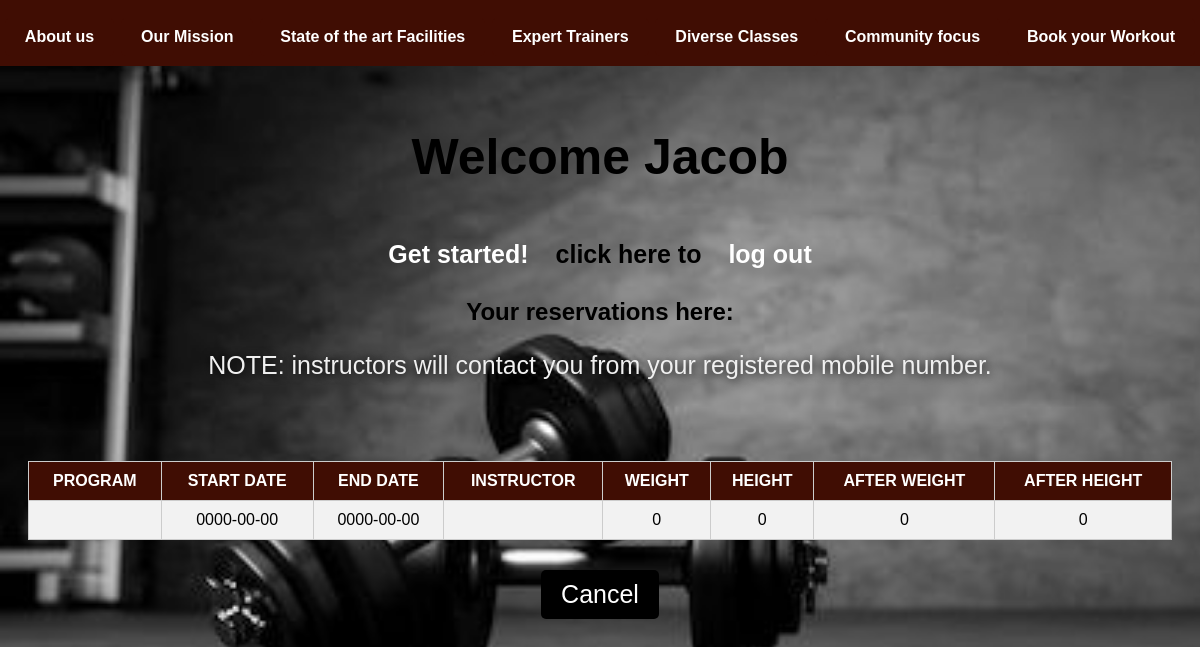
The page /welcome.php (signed in) on the database its author committed.
### tables this page shows
CREATE TABLE `users` (
  `id` int(255) NOT NULL,
  `name` varchar(100) NOT NULL,
  `lname` varchar(120) NOT NULL,
  `gender` text NOT NULL,
  `username` varchar(120) NOT NULL,
  `password` varchar(120) NOT NULL,
  `email` varchar(120) NOT NULL,
  `contactnumber` varchar(11) NOT NULL,
  `usertype` varchar(100) NOT NULL,
  `date_created` timestamp NOT NULL DEFAULT current_timestamp() ON UPDATE current_timestamp(),
  `program` varchar(55) NOT NULL,
  `start_date` date NOT NULL,
  `end_date` date NOT NULL,
  `instructor` varchar(100) NOT NULL,
  `before_weightkg` int(254) NOT NULL,
  `before_heightkg` int(254) NOT NULL,
  `after_weightkg` int(254) NOT NULL,
  `after_heightkg` int(254) NOT NULL
);

### welcome.php (the view, shortened to what this page needs)
<?php
$servername = "localhost";
$username = "root";
$password = "";
$database = "gym_reservation";
$link = mysqli_connect($servername, $username, $password, $database);
?>
<html lang="en">
    <link rel="stylesheet" href="welcome.css">
<head>
</head>
<header>
    <nav>
            <a class="third" href="about.html" class="btn">About us</a>
            <a class="fourth" href="mission.html" class="btn">Our Mission</a>
            <a class="fifth" href="state.html" class="btn">State of the art Facilities</a>
            <a  class= "sixth"href="trainers.html" class="btn">Expert Trainers</a>
            <a class="seventh" href="diverse.html" class="btn">Diverse Classes</a>
            <a  class= "eight"href="community.html" class="btn">Community focus</a>
            <a class= "ninth"href="reservation_page.php" class="btn">Book your Workout</a>
    </nav>
</header>
<body>
    <br><br><br><br>
<h1> Welcome <?php echo $_SESSION['username']; ?></h1>
<div class="mamamo">
<a type= "button" href="reservation_page.php">Get started!</a>
click here to <a href="logout.php">log out</a>
</div>
<h2>Your reservations here:</h2>
<p>NOTE: instructors will contact you from your registered mobile number.</p>
<br><br>
<?php
$unamestring = $_SESSION['username'];
    $res=mysqli_query($link, "select * from users where username = '$unamestring'");
    echo "<table border=1>";
    echo "<tr>";
        echo "<th>"; echo "PROGRAM"; echo "</th>";
        echo "<th>"; echo "START DATE"; echo "</th>";
        echo "<th>"; echo "END DATE"; echo "</th>";
        echo "<th>"; echo "INSTRUCTOR"; echo "</th>";
        echo "<th>"; echo "WEIGHT"; echo "</th>";
        echo "<th>"; echo "HEIGHT"; echo "</th>";
        echo "<th>"; echo "AFTER WEIGHT"; echo "</th>";
        echo "<th>"; echo "AFTER HEIGHT"; echo "</th>";
        echo "</tr>";
        while($row=mysqli_fetch_array ($res))
        {
        echo "<tr>";
        echo "<td>"; echo $row["program"]; echo "</td>";
        echo "<td>"; echo $row["start_date"]; echo "</td>";
        echo "<td>"; echo $row["end_date"]; echo "</td>";
        echo "<td>"; echo $row["instructor"]; echo "</td>";
        echo "<td>"; echo $row["before_weightkg"]; echo "</td>";
        echo "<td>"; echo $row["before_heightkg"]; echo "</td>";
        echo "<td>"; echo $row["after_weightkg"]; echo "</td>";
        echo "<td>"; echo $row["after_heightkg"]; echo "</td>";
        echo "</tr>";
        }
        echo "</table>";
?>
<form method = "POST">
<input type="submit" name = "remove_reservation" value = "Cancel">
</form>
</body>
</html>

### welcome.css (style rules this page uses)
body { font-family: Arial, sans-serif; background-color: #f0f0f0; padding: 20px; text-align: center; background-image: url(gym2.jpg); background-size: cover; }
header { background-color: #400d03; margin: -30px; }
nav { display: flex; justify-content: space-evenly; padding: 10px 0; }
nav a { padding: 10px 20px; text-decoration: none; background-color: #400d03; color: white; font-size: 16px; }
h1 { color: #000000; margin-top: 20px; font-size: 50px; }
a { text-decoration: none; color: #ffffff; font-weight: bold; margin-top: 10px; display: inline-block; padding: 10px 20px; border-radius: 5px; transition: background-color 0.3s, color 0.3s; }
table { width: 100%; margin-top: 20px; border-collapse: collapse; }
table, th, td { border: 1px solid #cccccc; }
th, td { padding: 10px; text-align: center; }
th { background-color: #400d03; color: white; }
td { background-color: #f2f2f2; }
form { margin-top: 20px; }
input[type="submit"] { background-color: #000000; color: white; border: none; padding: 10px 20px; text-align: center; text-decoration: none; display: inline-block; font-size: 25px; margin-top: 10px; border-radius: 5px; cursor: pointer; }
p { color: #f0f0f0; font-size: 25px; text-shadow: 1px 1px 10px black; }
.mamamo { font-size: 25px; font-weight: 600; }

### rows shown on the page
users: start_date "0000-00-00", end_date "0000-00-00", before_weightkg "0", before_heightkg "0", after_weightkg "0", after_heightkg "0"

### other values the page prints
$_SESSION['username'] "Jacob"
